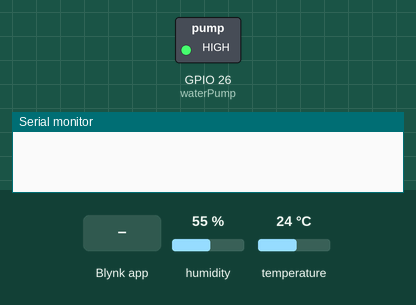
This sketch was run on a simulated ESP32. Parts: switched loads named in the sketch (green lamp = pin HIGH), the last lines printed to the serial monitor. The inputs (shaded band) are chosen by the test bench; at power-on: humidity 55 %, temperature 24 °C. WiFi joins after 1.5 s; servers stay silent unless stated.

Above: at 4.0 s.
4.1 s: Blynk app writes 1 to V2
At 5.3 s:
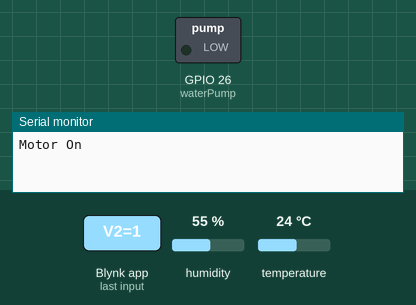
5.6 s: Blynk app writes 0 to V2
At 10.1 s:
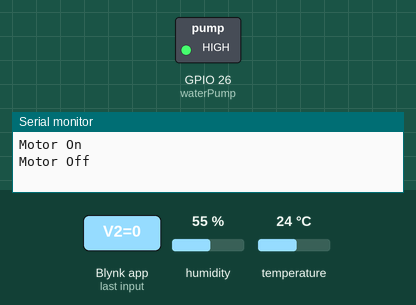
10.6 s: Blynk app writes 200 to V2
At 14.8 s:
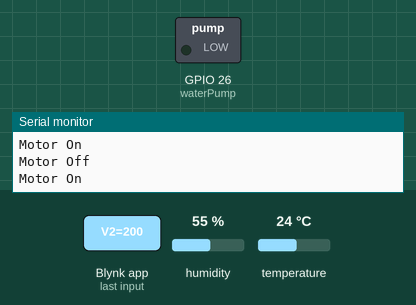
Timing chart, 0 to 16.3 s (numbered marks = the images above; inputs shaded):
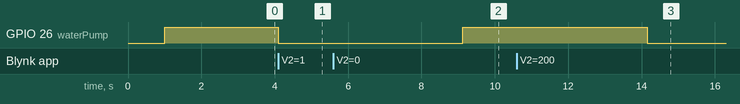

Measured:
- after the input at 4.1 s, GPIO 26 (waterPump): HIGH → LOW at once
- after the input at 5.6 s, GPIO 26 (waterPump): LOW → HIGH after 3.5 s
- after the input at 10.6 s, GPIO 26 (waterPump): HIGH → LOW after 3.5 s

The sketch:

weather_esp32_controlling.ino
```cpp
#define BLYNK_PRINT Serial
#define BLYNK_TEMPLATE_ID "TMPLQNF8LYfz"     //Paste your credentials here
#define BLYNK_DEVICE_NAME "Weather Monitoring and Plant Watering System"  //Paste your credentials here

#include <WiFi.h>
#include <WiFiClient.h>
#include <BlynkSimpleEsp32.h>
#include "DHT.h"

char auth[] = "ftHN7PGvKixBS3p5TSlztcS-hBusABv-";//Paste auth token you copied
char ssid[] = "Galaxy A712896";///Enter your wifi name
char pass[] = "maisha11";// Enter wifi password

#define DHTPIN 2

#define DHTTYPE DHT11     // DHT 11
//#define DHTTYPE DHT22   // DHT 22, AM2302, AM2321
//#define DHTTYPE DHT21   // DHT 21, AM2301

DHT dht(DHTPIN, DHTTYPE);
BlynkTimer timer;
bool Relay = 0;
#define waterPump 26


void sendSensor()
{
  float h = dht.readHumidity();
  float t = dht.readTemperature(); //(true) for Fahrenheit
/*
  if(h>70){
     digitalWrite(waterPump, HIGH);
  }else{
     digitalWrite(waterPump, LOW);
  }
*/
  if (isnan(h) || isnan(t)) {
    Serial.println("Failed to read from DHT sensor!");
    return;
  }

  Blynk.virtualWrite(V1, h); // virtual pins
  Blynk.virtualWrite(V0, t); // virtual pins
}

void setup()
{
  Serial.begin(115200);
  delay(1000);
  pinMode(waterPump, OUTPUT);
  digitalWrite(waterPump, HIGH);
  //Blynk.begin(auth, ssid, pass);
  Blynk.begin(auth, ssid, pass, "blynk.cloud", 80);
  //Blynk.begin(auth, ssid, pass, IPAddress(192,168,1,100), 8080);

  dht.begin();
  timer.setInterval(1000L, sendSensor);
}

void loop()
{
  Blynk.run();
  timer.run();
}

//Get the button value
BLYNK_WRITE(V2) {
  Relay = param.asInt();

  if (Relay == 1) {
    digitalWrite(waterPump, LOW);
    Serial.println("Motor On");
  } else {
    digitalWrite(waterPump, HIGH);
    Serial.println("Motor Off");
  }
  delay(5000);
}
```
